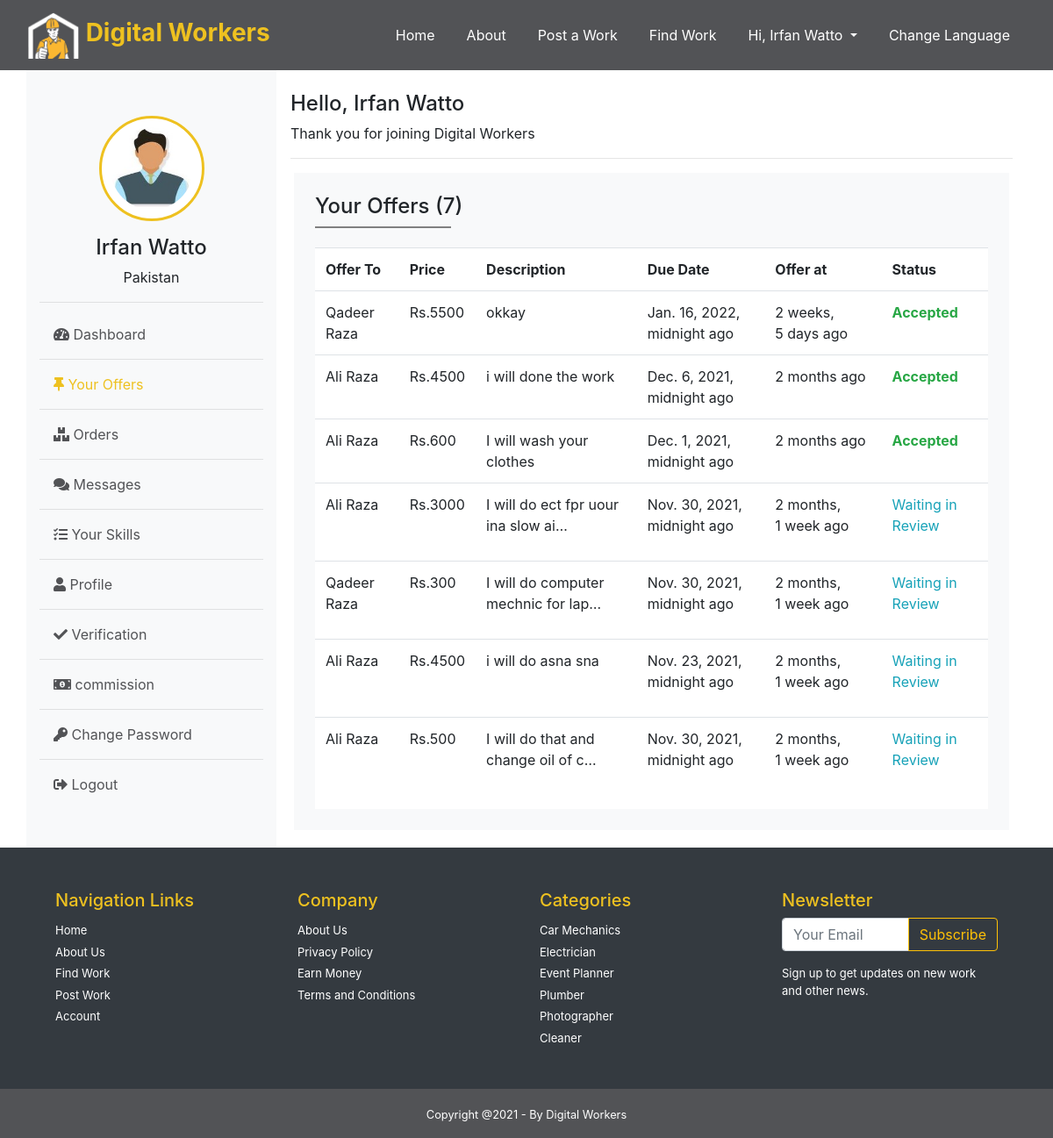
Page /worker/offers (signed in) on the committed database.
### Home/models.py (models this page shows, shortened)
class User(AbstractBaseUser):
    id = models.BigAutoField(primary_key=True)
    name = models.CharField(max_length=30, blank=True)
    email = models.EmailField(max_length=60, unique=True, blank=False)
    date_joined =models.DateTimeField(auto_now_add=True)
    last_login =models.DateTimeField(auto_now=True,blank=True)
    is_admin = BooleanField(default=False)
    is_active = BooleanField(default=True)
    is_staff = BooleanField(default=False)
    is_superuser = BooleanField(default=False)
    role = models.CharField(max_length=30, default='User', blank=True)
    USERNAME_FIELD = 'email'
    REQUIRED_FIELDS= [ 'name','role']
    objects  = MyUserManager()

### Worker/models.py (models this page shows, shortened)
class Offer(models.Model):
    id = models.BigAutoField(primary_key=True)
    budget = models.IntegerField( null=True)
    due_date = models.DateTimeField( null=True)
    description = models.TextField( null=True)
    offer_by = models.ForeignKey(settings.AUTH_USER_MODEL, on_delete=models.CASCADE, null=True)
    work = models.ForeignKey(Work, on_delete=models.CASCADE, null=True)
    offer_at = models.DateTimeField(auto_now_add=True)
    offer_to = models.CharField(max_length=120, null=True)
    is_accepted=models.BooleanField( default=False)

### Buyer/models.py (models this page shows, shortened)
class Work(models.Model):
    id = models.BigAutoField(primary_key=True)
    title = models.CharField(max_length=120, null=False)
    budget = models.IntegerField( null=True)
    deadline = models.DateTimeField( null=True)
    location = models.CharField(max_length=120, null=True)
    description = models.TextField( null=True)
    service = models.ForeignKey(Service, on_delete=models.CASCADE, null=True)
    posted_by=models.ForeignKey(settings.AUTH_USER_MODEL, on_delete=models.CASCADE, null=True)
    posted_at=models.DateTimeField(auto_now_add=True)
    status=models.CharField(max_length=60, null=True, default='available')

### Middlewares/auth_worker.py (the view)
    def middleware(request):
        if not request.user.is_authenticated:
            messages.error(request, 'You need to login as Worker!')
            return redirect('login')
        elif request.user.role != 'worker':
            messages.error(request, 'You need to login as Worker!')
            return redirect('login')
        response = get_response(request)
        return response

### Middlewares/auth_worker.py (called while the page is built)
def auth_middleware(get_response):
    def middleware(request):
        if not request.user.is_authenticated:
            messages.error(request, 'You need to login as Worker!')
            return redirect('login')
        elif request.user.role != 'worker':
            messages.error(request, 'You need to login as Worker!')
            return redirect('login')
        response = get_response(request)
        return response
    return middleware

### Worker/views.py (called while the page is built)
@auth_middleware
def offers(request):
    print("Worker offers called")
    context={
        "offers":Offer.objects.filter(offer_by=request.user).order_by('-offer_at'),
    }
    return render(request,"Worker/offers.html", context)

### templates/Worker/offers.html (shortened to what this page needs)
{% extends 'Worker/layout.html' %}
{% block offers %}active{% endblock offers %}
{% load static %}
{% block body %}
<div class="box m-1 bg-light  p-4" >
    <h4>Your Offers ({{offers.count}}) </h4>
    <hr style="width: 20%; float:left; margin:0;border:1px solid gray;"> <br>
        <div class="tab-content" id="pills-tabContent">
            <div class="tab-pane fade show active bg-white" id="pills-home" role="tabpanel" aria-labelledby="pills-home-tab">
                <div class="table-responsive">
                <table class="table ">
                    <tr>
                        <th>Offer To</th>
                        <th>Price</th>
                        <th>Description</th>
                        <th>Due Date</th>
                        <th>Offer at</th>
                        <th>Status</th>
                    </tr>
                    {% if offers %}
                    {% for offer in offers %}
                    <tr>
                        <td>{{offer.work.posted_by.name}}</td>
                        <td>Rs.{{offer.budget}}</td>
                        <td> {{offer.description|truncatechars:35 }}</td>
                        <td>{{offer.due_date}} ago</td>
                        <td>{{offer.offer_at|timesince}} ago</td>
                        {% if offer.is_accepted == True %}
                            <td><b class="text-success">Accepted<b></td>  </tr>
                        {% else %}
                            <td><p class="text-info">Waiting in Review<p></td>  </tr>
                        {% endif %}
                    {% endfor %}
                    {% else %}
                    <h6 class="text-danger">No Result Found</h6>
                    {% endif %}
                </table>
                </div>
            </div>
        </div>
</div>
{% endblock body %}

### templates/Worker/layout.html (shortened to what this page needs)
<!DOCTYPE html>
<html lang="en">
<head>
    {% load static %}
    <link rel="stylesheet" href="{% static 'css/style.css' %}">
    <link rel="stylesheet" href="{% static 'css/dashboard.css' %}">
    <link rel="stylesheet" href="https://cdn.jsdelivr.net/npm/bootstrap@4.6.0/dist/css/bootstrap.min.css"
>
     <link rel="stylesheet" href="https://pro.fontawesome.com/releases/v5.10.0/css/all.css"
/>
        <link rel="stylesheet" href="https://cdnjs.cloudflare.com/ajax/libs/OwlCarousel2/2.2.1/assets/owl.carousel.min.css">
        <link rel="stylesheet" href="https://cdnjs.cloudflare.com/ajax/libs/OwlCarousel2/2.2.1/assets/owl.theme.default.min.css">
</head>
<body >
    <nav class="navbar navbar-expand-lg navbar-dark bg-gray ">
          <div class="container-fluid">
        <a class="navbar-brand" href="home"><img src="{% static 'images/DIGITAL WORKERS.png' %}" width="60"  alt=""> Digital Workers</a>
        <div class="collapse navbar-collapse" id="navbarSupportedContent">
           <ul class="navbar-nav ml-auto">
            <li class="nav-item {% block home %}{% endblock home %}">
              <a class="nav-link" href="{% url 'index' %}">Home <span class="sr-only">(current)</span></a>
            </li>
            <li class="nav-item {% block about %}{% endblock about %}">
              <a class="nav-link" href="{% url 'about' %}">About</a>
            </li>
            <li class="nav-item {% block post_work %}{% endblock post_work %}">
                <a class="nav-link" href="{% url 'post_work' %}">Post a Work</a>
              </li>
              <li class="nav-item {% block find_work %}{% endblock find_work %}">
                <a class="nav-link" href="{% url 'find_work' %}">Find Work</a>
              </li>
              {% if user.is_authenticated %}
                <li class="nav-item dropdown">
                    <a id="navbarDropdown" class="nav-link dropdown-toggle" href="#" role="button" data-toggle="dropdown" aria-haspopup="true" aria-expanded="false" v-pre>
                     Hi, {% if user.name %} {{user.name}} {% else %}  User Name {% endif %}
                    </a>
                </li>
               {% endif %}
               <li class="nav-item ">
                <a class="nav-link" data-toggle="modal" data-target=".bd-example-modal-lg" >Change Language</a>
              </li>
          </ul>
        </div>
         </div>
    </nav>
<div class="container">
    <div class="row">
        <div class="col-md-3 bg-light">
             <br> <br>
            <div class="info text-center mt-1">
             <img class="user-img" src=" {% static 'images/client.jpg' %}"  alt="">
             <h4 class="mt-3"> {{request.user.name}}</h4>
             <p>{{request.user.location}}  Pakistan</p>
             <hr>
             <ul class="text-left  custom-nav p-0 ">
             <li class="nav-link"><a href="{% url 'worker_dashboard' %}" class=" text-gray fs-16 {% block dashboard %}{% endblock dashboard %}" ><i class="fas fa-tachometer-alt "></i> Dashboard</a>  </li> <hr class="my-2">
             <li class="nav-link"><a href="{% url 'worker_offers' %}" class="text-gray fs-16 {% block offers %}{% endblock offers %}" ><i class="fas fa-thumbtack"></i> Your Offers</a>  </li><hr class="my-2">
             <li class="nav-link"> <a href="{% url 'worker_orders' %}" class=" text-gray fs-16 {% block orders %}{% endblock orders %}"><i class="fas fa-boxes"></i> Orders</a> </li><hr class="my-2">
             <li class="nav-link"><a href="{% url 'worker_inbox' %}" class="  text-gray fs-16 {% block messages %}{% endblock messages %}"><i class="fas fa-comments"></i> Messages</a>  </li><hr class="my-2">
             <li class="nav-link"><a href="{% url 'skills' %}" class="  text-gray fs-16 {% block skills %}{% endblock skills %}"><i class="fas fa-tasks"></i> Your Skills</a>  </li><hr class="my-2">
             <li class="nav-link"><a href="{% url 'worker_profile' %}" class="  text-gray fs-16 {% block profile %}{% endblock profile %}"><i class="fas fa-user"></i> Profile</a>  </li><hr class="my-2">
              <li class="nav-link"><a href="{% url 'verification' %}" class="  text-gray fs-16 {% block verification %}{% endblock verification %}"><i class="fas fa-check"></i> Verification</a>  </li><hr class="my-2">
              <li class="nav-link"><a href="{% url 'commission' %}" class="  text-gray fs-16 {% block commission %}{% endblock commission %}"><i class="fas fa-money-bill-alt"></i> commission</a>  </li><hr class="my-2">
             <li class="nav-link"><a href="{% url 'worker_change_password' %}" class="{% block change_pass %}{% endblock change_pass %}  text-gray fs-16"><i class="fas fa-key"></i> Change Password</a>  </li><hr class="my-2">
             <li class="mb-5 nav-link"><a href="{% url 'logout' %}" class=" text-gray fs-16 "><i class="fas fa-sign-out-alt"></i> Logout</a> </li>
             </ul>
            </div>
        </div>
        <div class="col-md-9 p-3 col2">
            <h4 class="pt-2">Hello, {{request.user.name}}</h4>
            <p>Thank you for joining Digital Workers</p> <hr>
                {% block body %}{% endblock body %}
        </div>
    </div>
</div>
<footer class="bg-dark p-5">
  <div class="footer container  text-white ">
    <div class="row" style="font-size: small;">
      <div class="col-md-3 ">
        <h5 class="text-yellow">Navigation Links</h5>
        <ul class="navbar-nav footer-list" >
          <li><a href="">Home</a></li>
          <li><a href="">About Us</a></li>
          <li><a href="">Find Work</a></li>
          <li><a href="">Post Work</a></li>
          <li><a href="">Account</a></li>
        </ul>
      </div>
      <div class="col-md-3">
        <h5 class="text-yellow">Company </h5>
        <ul class="navbar-nav footer-list" >
          <li><a href=""> About Us</a></li>
          <li><a href=""></a>Privacy Policy</a></li>
          <li><a href=""></a>Earn Money</a></li>
          <li><a href=""></a>Terms and Conditions</a></li>
        </ul>
      </div>
      <div class="col-md-3">
        <h5 class="text-yellow">Categories </h5>
        <ul class="navbar-nav footer-list" >
          <li><a href="">Car Mechanics</a></li>
          <li><a href="">Electrician</a></li>
          <li><a href="">Event Planner</a></li>
          <li><a href="">Plumber</a></li>
          <li><a href="">Photographer</a></li>
          <li><a href="">Cleaner</a></li>
        </ul>
      </div>
      <div class="col-md-3">
        <h5 class="text-yellow">Newsletter </h5>
        <div class="input-group mb-3">
          <input type="text" class="form-control" placeholder="Your Email" aria-label="Recipient's username" aria-describedby="basic-addon2">
          <div class="input-group-append">
            <button class="btn btn-outline-warning" type="button">Subscribe</button>
          </div>
        </div>
        <p>Sign up to get updates on new work and other news.</p>
      </div>
  </div>
  </div>
</footer>
<section class="footer-bottom bg-gray text-center text-white p-3">
  <small>Copyright @2021 - By Digital Workers</small>
</section>
</body>
</html>

### static/css/style.css (style rules this page uses)
html,body { margin:0; padding:0; overflow-x:hidden; }
.bg-gray { background-color: #525356; }
.text-gray { color: #525356; }
.navbar-brand { font-size: 28px !important; font-weight: bold; color: #EEC120 !important; }
.text-yellow { color: #EEC120; }
.nav-item { margin: 0px 10px; }
.nav-link { color: white !important; }
.footer-list >li> a { color: white !important; }
.footer-list >li { padding-top:5px; }

### static/css/dashboard.css (style rules this page uses)
.nav-link > .active { color: #EEC120 ; }
.user-img { border:3px solid #EEC120; border-radius:50%; width:120px; height:120px;padding:10px; background:white; }

### rows in the picture
User: name "Irfan Watto", user.name "Irfan Watto"
Offer: work.posted_by.name "Qadeer Raza", budget "5500", description "okkay", due_date "Jan. 16, 2022, midnight", offer_at "2 weeks, 5 days", is_accepted "Accepted"
Offer: work.posted_by.name "Ali Raza", budget "4500", description "i will done the work", due_date "Dec. 6, 2021, midnight", offer_at "2 months", is_accepted "Accepted"
Offer: work.posted_by.name "Ali Raza", budget "600", description "I will wash your clothes", due_date "Dec. 1, 2021, midnight", offer_at "2 months", is_accepted "Accepted"
Offer: work.posted_by.name "Ali Raza", budget "3000", description "I will do ect fpr uour ina slow ai…", due_date "Nov. 30, 2021, midnight", offer_at "2 months, 1 week", is_accepted "Waiting in Review"
Offer: work.posted_by.name "Qadeer Raza", budget "300", description "I will do computer mechnic for lap…", due_date "Nov. 30, 2021, midnight", offer_at "2 months, 1 week", is_accepted "Waiting in Review"
Offer: work.posted_by.name "Ali Raza", budget "4500", description "i will do asna sna", due_date "Nov. 23, 2021, midnight", offer_at "2 months, 1 week", is_accepted "Waiting in Review"
Offer: work.posted_by.name "Ali Raza", budget "500", description "I will do that and change oil of c…", due_date "Nov. 30, 2021, midnight", offer_at "2 months, 1 week", is_accepted "Waiting in Review"

### other values in the picture
{{ offers.count }} "7"
